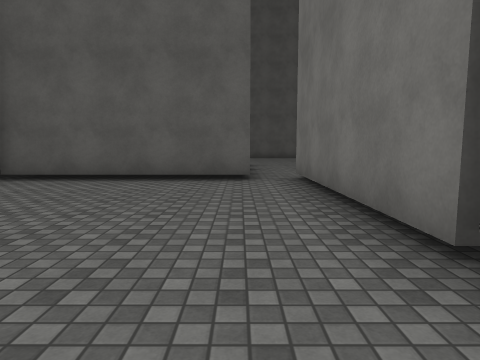
View 1 (above)

16 first-person views from a walk through a 3-D level made in the Unity game engine. The camera is 1.3 m above the floor, tilts 6° down and sees 75° across. The floor is counted in squares, 2 m on a side. Each view is taken from the middle of a square. On the plan, view 1 faces up. The plan holds only what a view shows up to about 10 squares ahead; the rest is blank. The place goes on beyond the plan. Some animated figures are left out. Surface patterns are stand-ins for the level's own textures.

View 2
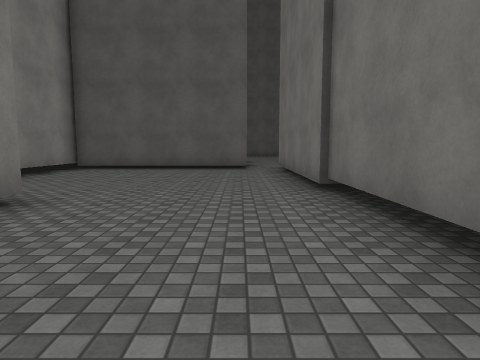

View 3
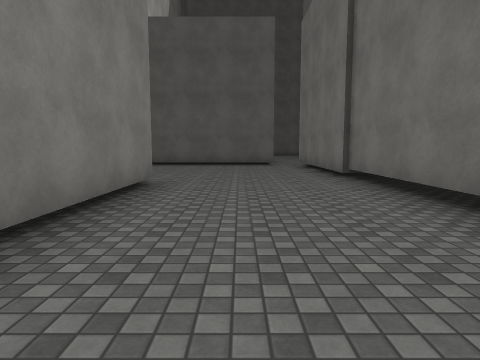

View 4
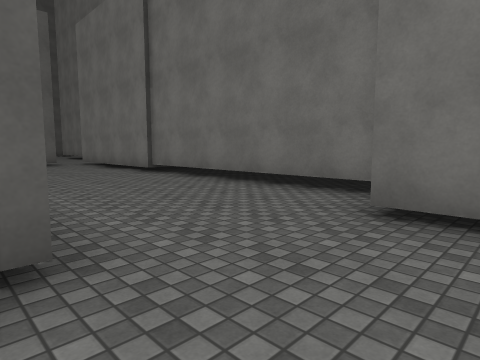

View 5
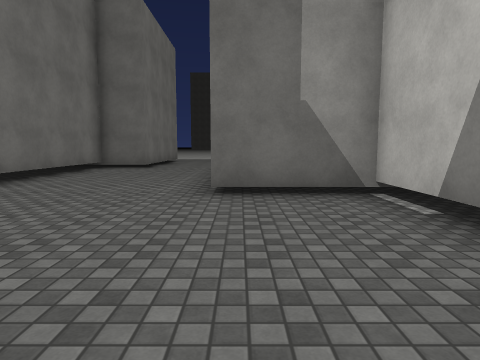

View 6
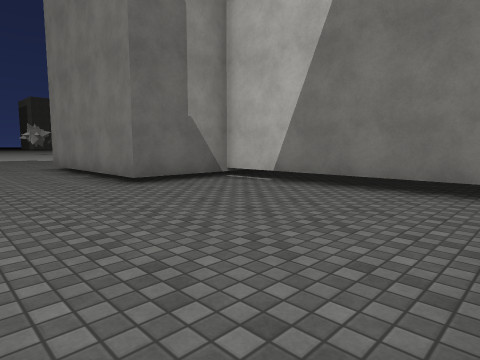

View 7
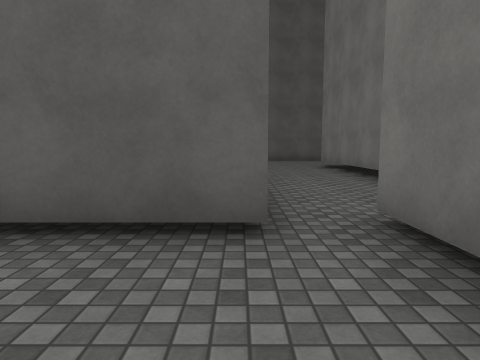

View 8
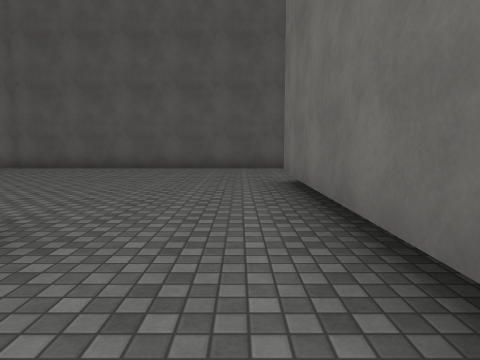

View 9
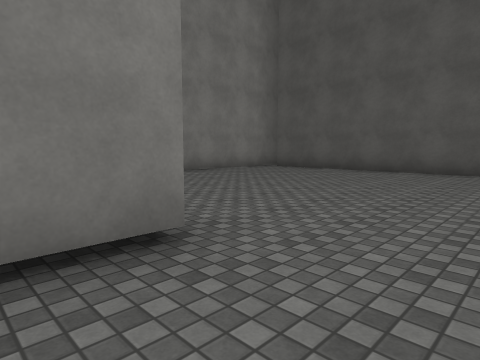

View 10
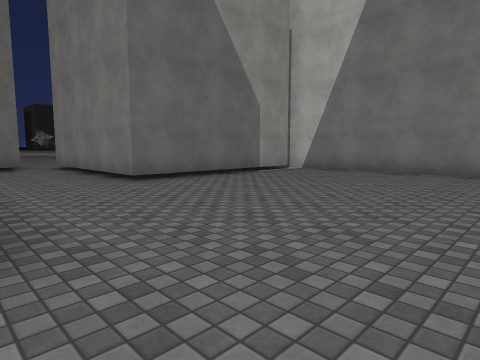

View 11
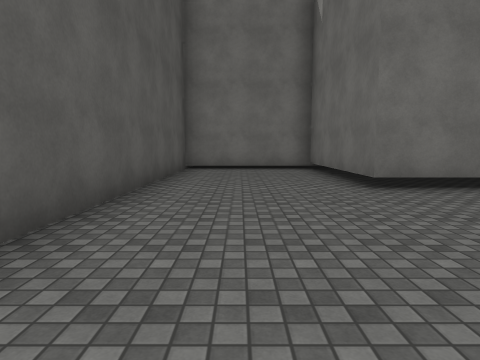

View 12
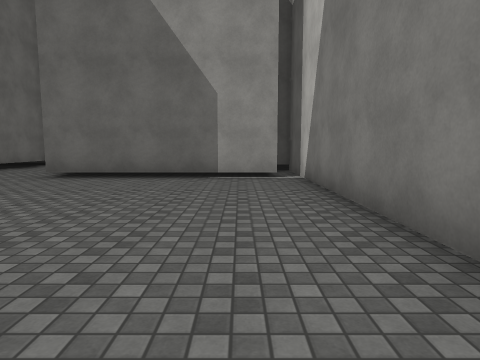

View 13
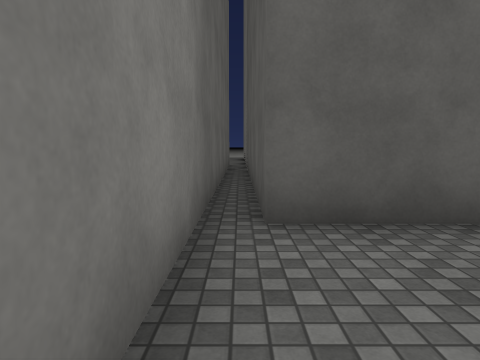

View 14
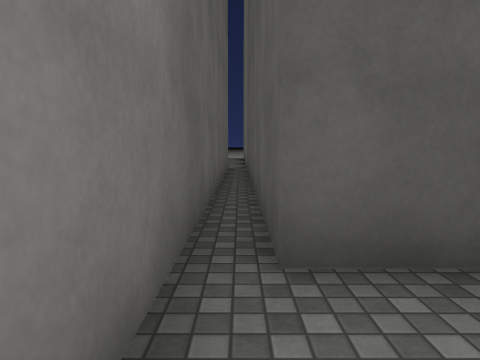

View 15
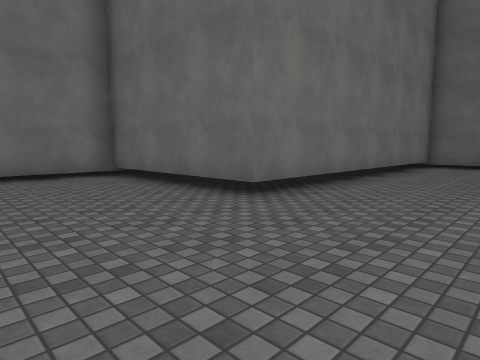

View 16
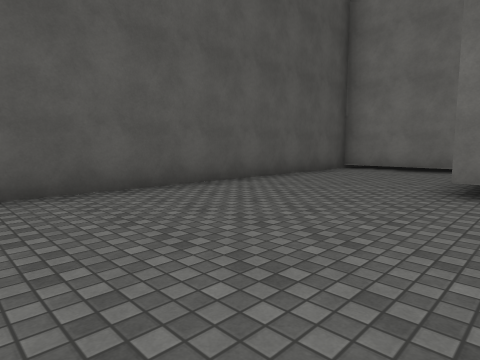

### Floor plan
Ten units are one square. View 1 is at (0, 0); x grows to the right and y downward. Boxes are objects, and circles mark ways between rooms. Rooms are numbered by the first view taken in them; rooms with no view inside come last. Other rooms are left out.
<svg viewBox="-59 -230 136 305">
<path fill="none" stroke="#000" d="M2 -62 -49 -62M-54 -7 -26 -7 -26 34M-49 -65 -49 -6M0 48 19 48M13 49 13 -67M0 58 0 48M-26 34 -26 44M-49 -113 2 -113 2 -62M72 -145 72 -186 -48 -186 -48 -222M13 -67 28 -67 28 -149 72 -149M-54 -225 -54 -92"/>
<circle cx="-15" cy="45" r="3" fill="#2a7"/>
<circle cx="10" cy="-70" r="3" fill="#2a7"/>
<text x="-10" y="-20">1</text>
<text x="60" y="70">2</text>
<text x="0" y="-150">3</text>
</svg>
Room 1 opens to room 2. Room 1 opens to room 3.

Where each view was taken, in squares from view 1:
view 1: 0 up, 0 right, facing up
view 2: 3 down, 0 right, facing up
view 3: 5 down, 1 left, facing up
view 4: 6 down, 3 left, facing up-right
view 5: 5 up, 3 left, facing down
view 6: 6 up, 0 right, facing down-left
view 7: 4 up, 0 right, facing up
view 8: 9 up, 2 right, facing up
view 9: 10 up, 2 right, facing up-left
view 10: 17 up, 3 right, facing down-left
view 11: 17 up, 2 left, facing right
view 12: 18 up, 4 left, facing down
view 13: 16 up, 5 left, facing up
view 14: 17 up, 5 left, facing up
view 15: 18 up, 0 right, facing down-right
view 16: 14 up, 2 left, facing up-right
